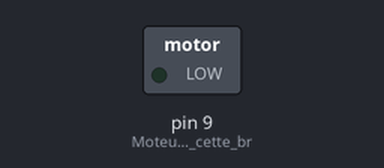
A sketch run on a simulated Arduino Uno, built with avr-gcc and run on an emulated ATmega328P. Parts: switched loads named in the sketch (green lamp = pin HIGH).

Above: at 0.05 s.
At 6.45 s:
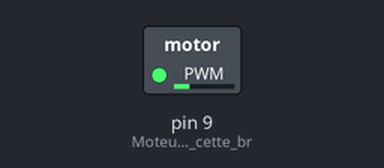
At 19.95 s:
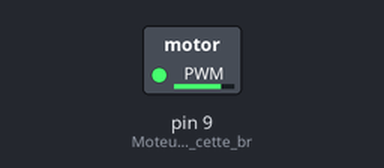
At 39.85 s:
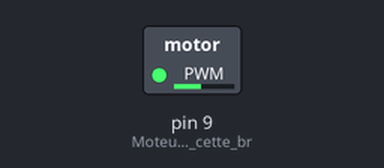
Timing chart, 0 to 40.0 s (numbered marks = the images above):
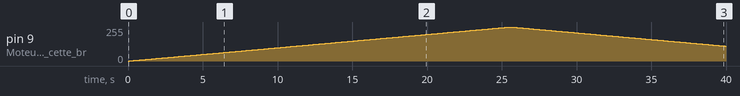

Measured:
- by itself, pin 9 (Moteur_branché_à_cette_br): rises from 0/255 to 255/255 in 25.4 s, then falls to 112/255 in 14.4 s

The sketch:

Lab4_Etape_1-2-3.ino
```cpp
/*
 * Laboratoire 4 - Étapes 1, 2 et 3
 */
void setup()
{
   pinMode(9, OUTPUT); // Moteur branché à cette broche, via la base du transistor.
}

void loop()
{
    // On choisit la fonction qu'on désire exécuter
    //moteurONmoteurOFF();
    //moteurTOURNE200moteurTOURNE50();
    moteurACCELERATION();
}

// Le moteur alterne entre une vitesse maximale et zéro « rpm »
void moteurONmoteurOFF()
{
  digitalWrite(9, HIGH); // Le moteur est à une vitesse maximale
  delay(2500);           // (5 volts sur la broche) pause 2,5 sec
  digitalWrite(9, LOW);  // Le moteur arrête.
  delay(1500);           // (0 volt sur la broche 9) pause 1.5 sec
}


// Alterne la vitesse du moteur entre les vitesse 200 et 50.
void moteurTOURNE200moteurTOURNE50()
{
   analogWrite(9, 200);    // Le moteur tourne à une vitesse haute.
   delay(2500);            // 3.9 volts sur la broche 9. Pause 2500 ms
   analogWrite(9, 100);    // Le moteur tourne à une vitesse basse
   delay(2000);            // 1.96 volts sur la broche 9. Pause 2 sec.
}

// Alterne la vitesse entre une accélération et une décélération
void moteurACCELERATION()
{
    // Bloc d'instructions pour accélération du moteur
    for(int i = 0; i < 256; i++)    // La vitesse varie de 0 à un maximum
    {
      analogWrite(9, i);            // La tension sur la broche 9 varie de 0.0 V. à 5.0 V.
      delay(100);                   // Pause entre chaque incrément de tension.
    }

    //Bloque d'instructions pour la décélération du moteur
    for(int i = 255; i >= 0; i--)   // 255 est le maximum et 0 est le minimum
    {
      analogWrite(9, i);            // Initialise la nouvelle vitesse.
      delay(100);                   // Délai entre chaque vitesse
    }
}
```
